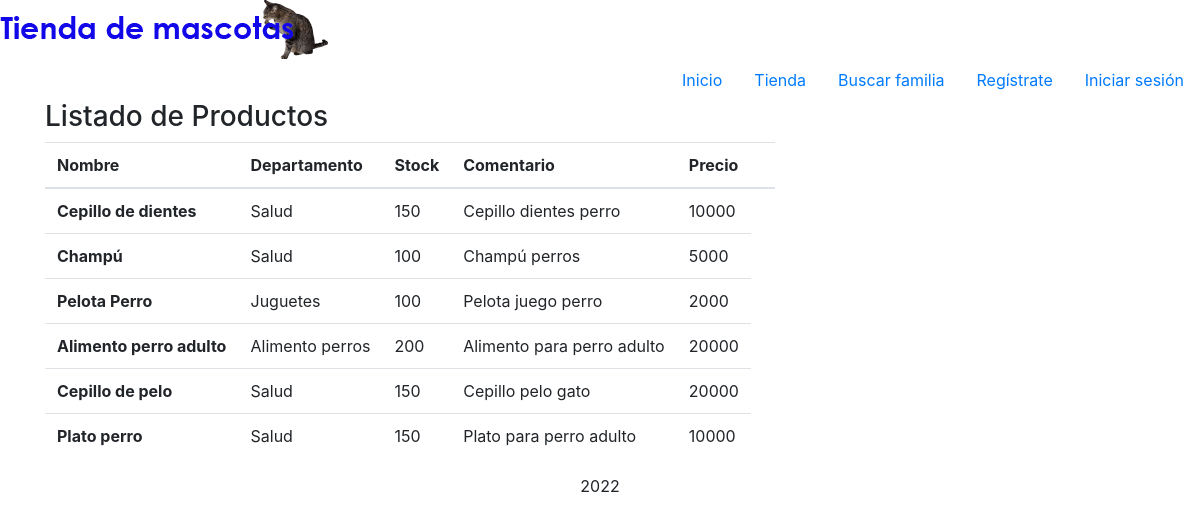
Screenshot of /prod_list with the database file from the repository.
### Registro/models.py (models this page shows, shortened)
class Producto(models.Model):
    departamento = models.ForeignKey(Departamento, null=True, blank=True, on_delete=models.CASCADE)
    nombre = models.CharField(max_length=50)
    tipo = models.CharField(max_length=20)
    stock = models.IntegerField()
    comentario = models.CharField(max_length=50)
    precio = models.IntegerField()

class Departamento(models.Model):
    nombre = models.CharField(max_length=20)
    tipo = models.IntegerField()
    stock = models.IntegerField()
    def __str__(self):
        return self.nombre

### Registro/views.py (the view)
# urls.py: path('prod_list', views.ProdList.as_view(), name='prod_list'),
class ProdList(ListView):
    model = Producto
    template_name = 'Registro/list_prod.html'

### templates/Registro/list_prod.html (shortened to what this page needs)
{% extends 'base.html' %}
{% block content %}
    <h3>Listado de Productos</h3>
{% if object_list %}
<table class="table table-hover">
    <thead>
        <tr>
            <th>Nombre</th>
            <th>Departamento</th>
            <th>Stock</th>
            <th>Comentario</th>
            <th>Precio</th>
            <th></th>
        </tr>
    </thead>
    <tbody>
        {% for producto in object_list %}
        <tr>
            <th scope="row">{{ producto.nombre }} </th>
            <td>{{ producto.departamento }}</td>
            <td>{{ producto.stock }}</td>
            <td>{{ producto.comentario }}</td>
            <td>{{ producto.precio }}</td>
        </tr>
        {% endfor %}
    </tbody>
</table>
{% else %}
    <h1>No hay registros de Departamentos</h1>
{% endif %} {% endblock %}

### rows the page displays
Producto: nombre "Cepillo de dientes", departamento "Salud", stock "150", comentario "Cepillo dientes perro", precio "10000"
Producto: nombre "Champú", departamento "Salud", stock "100", comentario "Champú perros", precio "5000"
Producto: nombre "Pelota Perro", departamento "Juguetes", stock "100", comentario "Pelota juego perro", precio "2000"
Producto: nombre "Alimento perro adulto", departamento "Alimento perros", stock "200", comentario "Alimento para perro adulto", precio "20000"
Producto: nombre "Cepillo de pelo", departamento "Salud", stock "150", comentario "Cepillo pelo gato", precio "20000"
Producto: nombre "Plato perro", departamento "Salud", stock "150", comentario "Plato para perro adulto", precio "10000"
